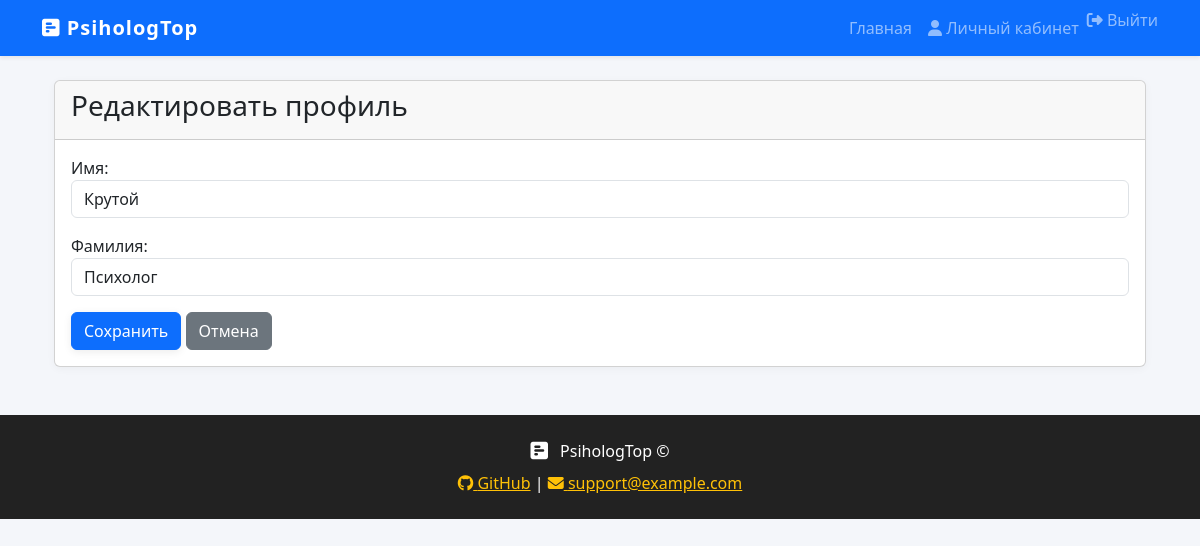
The page /profile/edit/ (signed in) on the database as committed earlier.
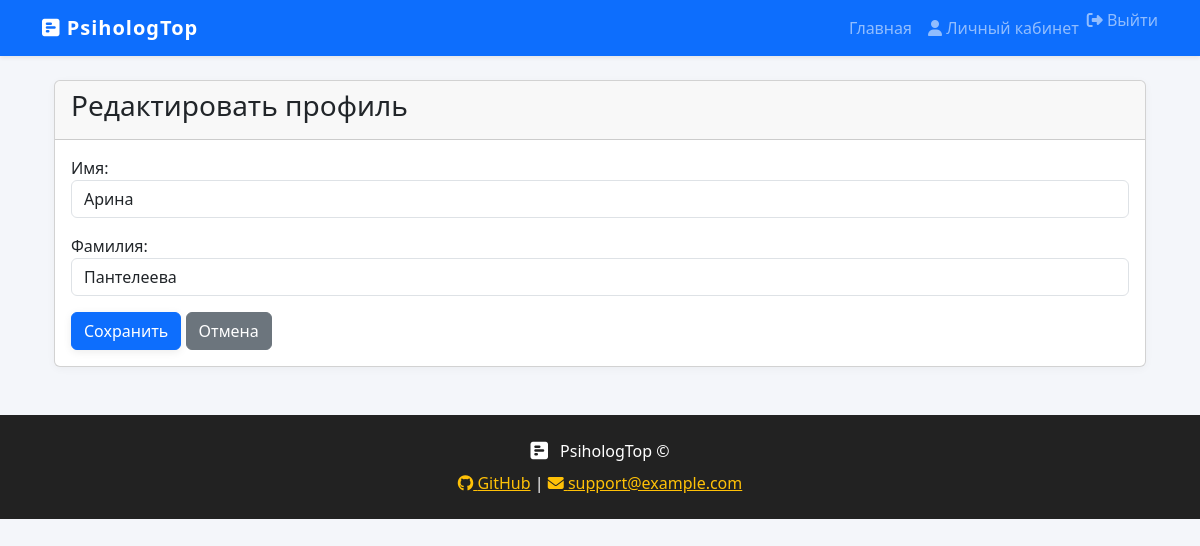
The same page on the database as committed later.
### main/models.py (models this page shows, shortened)
class UserProfile(models.Model):
    user = models.OneToOneField(User, on_delete=models.CASCADE, related_name='profile')
    first_name = models.CharField(max_length=100, verbose_name='Имя')
    last_name = models.CharField(max_length=100, verbose_name='Фамилия')
    class Meta:
        verbose_name = 'Профиль пользователя'
        verbose_name_plural = 'Профили пользователей'

### main/views.py (the view)
# urls.py: path('profile/edit/', views.edit_profile, name='edit_profile'),
@login_required
def edit_profile(request):
    profile, created = UserProfile.objects.get_or_create(user=request.user)
    if request.method == 'POST':
        form = UserProfileForm(request.POST, instance=profile)
        if form.is_valid():
            form.save()
            messages.success(request, 'Профиль успешно обновлён!')
            return redirect('profile')
    else:
        form = UserProfileForm(instance=profile)
    return render(request, 'edit_profile.html', {'form': form})

### main/forms.py
class UserProfileForm(forms.ModelForm):
    class Meta:
        model = UserProfile
        fields = ['first_name', 'last_name']
        widgets = {
            'first_name': forms.TextInput(attrs={'class': 'form-control'}),
            'last_name': forms.TextInput(attrs={'class': 'form-control'}),
        }

### templates/edit_profile.html (shortened to what this page needs)
{% extends 'base.html' %}
{% block content %}
<div class="container mt-4">
    <div class="card">
        <div class="card-header">
            <h3>Редактировать профиль</h3>
        </div>
        <div class="card-body">
            <form method="post">
                {% for field in form %}
                    <div class="mb-3">
                        {{ field.label_tag }}
                        {{ field }}
                    </div>
                {% endfor %}
                <button type="submit" class="btn btn-primary">Сохранить</button>
                <a href="{% url 'profile' %}" class="btn btn-secondary">Отмена</a>
            </form>
        </div>
    </div>
</div>
{% endblock %}

Rows that differ between the two databases and show on the page:
changed UserProfile: first_name "Крутой" → "Арина"; last_name "Психолог" → "Пантелеева"
